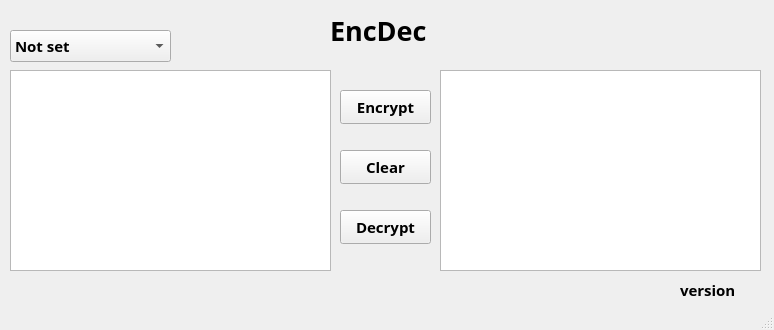
<?xml version="1.0" encoding="UTF-8"?>
<ui version="4.0">
 <class>MainWindow</class>
 <widget class="QMainWindow" name="MainWindow">
  <property name="geometry">
   <rect>
    <x>0</x>
    <y>0</y>
    <width>774</width>
    <height>330</height>
   </rect>
  </property>
  <property name="minimumSize">
   <size>
    <width>1</width>
    <height>0</height>
   </size>
  </property>
  <property name="font">
   <font>
    <family>Inconsolata Semi Condensed SemiBold</family>
    <pointsize>11</pointsize>
    <weight>75</weight>
    <bold>true</bold>
   </font>
  </property>
  <property name="windowTitle">
   <string>EncDec</string>
  </property>
  <property name="windowIcon">
   <iconset>
    <normaloff>../../Загрузки/lock.png</normaloff>../../Загрузки/lock.png</iconset>
  </property>
  <widget class="QWidget" name="centralwidget">
   <widget class="QLabel" name="label_3">
    <property name="geometry">
     <rect>
      <x>680</x>
      <y>500</y>
      <width>91</width>
      <height>16</height>
     </rect>
    </property>
    <property name="text">
     <string/>
    </property>
   </widget>
   <widget class="QPushButton" name="btnEncrypt">
    <property name="geometry">
     <rect>
      <x>340</x>
      <y>90</y>
      <width>91</width>
      <height>34</height>
     </rect>
    </property>
    <property name="font">
     <font>
      <family>Inconsolata Semi Condensed Bold</family>
      <pointsize>11</pointsize>
      <weight>75</weight>
      <bold>true</bold>
     </font>
    </property>
    <property name="text">
     <string>Encrypt</string>
    </property>
   </widget>
   <widget class="QPushButton" name="btnDecrypt">
    <property name="geometry">
     <rect>
      <x>340</x>
      <y>210</y>
      <width>91</width>
      <height>34</height>
     </rect>
    </property>
    <property name="font">
     <font>
      <family>Inconsolata Semi Condensed Bold</family>
      <pointsize>11</pointsize>
      <weight>75</weight>
      <bold>true</bold>
     </font>
    </property>
    <property name="text">
     <string>Decrypt</string>
    </property>
   </widget>
   <widget class="QPlainTextEdit" name="plainTextEdit">
    <property name="geometry">
     <rect>
      <x>10</x>
      <y>70</y>
      <width>321</width>
      <height>201</height>
     </rect>
    </property>
   </widget>
   <widget class="QPlainTextEdit" name="plainTextEdit_2">
    <property name="geometry">
     <rect>
      <x>440</x>
      <y>70</y>
      <width>321</width>
      <height>201</height>
     </rect>
    </property>
   </widget>
   <widget class="QLabel" name="label_4">
    <property name="geometry">
     <rect>
      <x>330</x>
      <y>10</y>
      <width>111</width>
      <height>41</height>
     </rect>
    </property>
    <property name="font">
     <font>
      <family>Noto Sans Armenian Black</family>
      <pointsize>20</pointsize>
      <weight>75</weight>
      <bold>true</bold>
     </font>
    </property>
    <property name="text">
     <string>EncDec</string>
    </property>
   </widget>
   <widget class="QLabel" name="label_5">
    <property name="geometry">
     <rect>
      <x>680</x>
      <y>280</y>
      <width>81</width>
      <height>20</height>
     </rect>
    </property>
    <property name="text">
     <string>version</string>
    </property>
   </widget>
   <widget class="QComboBox" name="comboBox">
    <property name="geometry">
     <rect>
      <x>10</x>
      <y>30</y>
      <width>161</width>
      <height>32</height>
     </rect>
    </property>
    <item>
     <property name="text">
      <string>Not set</string>
     </property>
    </item>
    <item>
     <property name="text">
      <string>Base64</string>
     </property>
    </item>
    <item>
     <property name="text">
      <string>Base32</string>
     </property>
    </item>
    <item>
     <property name="text">
      <string>Base16</string>
     </property>
    </item>
    <item>
     <property name="text">
      <string>Base85</string>
     </property>
    </item>
    <item>
     <property name="text">
      <string>URL</string>
     </property>
    </item>
    <item>
     <property name="text">
      <string>Reverser</string>
     </property>
    </item>
    <item>
     <property name="text">
      <string>Hex</string>
     </property>
    </item>
    <item>
     <property name="text">
      <string>Binary</string>
     </property>
    </item>
    <item>
     <property name="text">
      <string>Caesar</string>
     </property>
    </item>
   </widget>
   <widget class="QPushButton" name="btnClear">
    <property name="geometry">
     <rect>
      <x>340</x>
      <y>150</y>
      <width>91</width>
      <height>34</height>
     </rect>
    </property>
    <property name="font">
     <font>
      <family>Inconsolata Semi Condensed Bold</family>
      <pointsize>11</pointsize>
      <weight>75</weight>
      <bold>true</bold>
     </font>
    </property>
    <property name="text">
     <string>Clear</string>
    </property>
   </widget>
  </widget>
  <widget class="QStatusBar" name="statusbar"/>
 </widget>
 <resources/>
 <connections/>
</ui>
